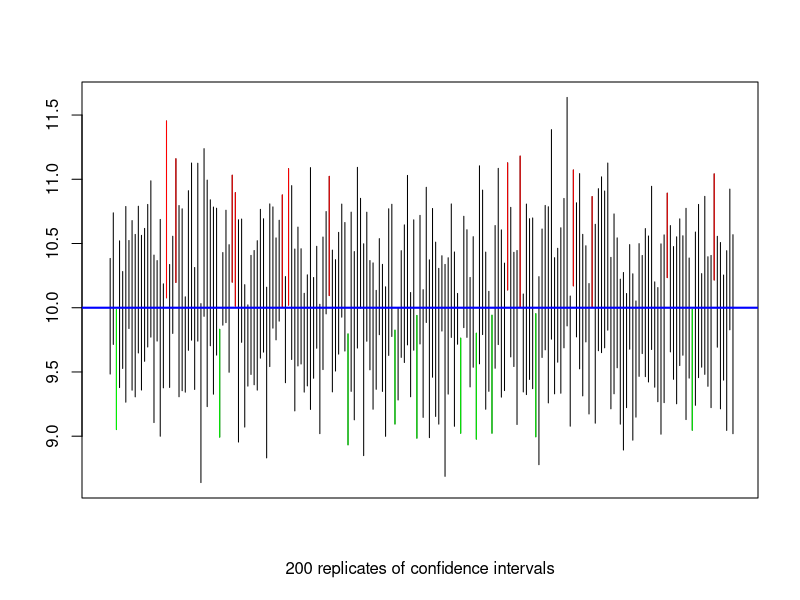

The R script that drew this image:
## ---- chunk 1
Y <- c(97.91, 98.81, 97.42, 98.01, 98.25, 98.18, 98.90, 98.25, 99.59, 98.50, 98.60, 97.92, 97.48, 99.21, 98.77, 99.01)
## ---- chunk 2
Y <- c(97.91, 98.81, 97.42, 98.01, 98.25, 98.18, 98.90, 98.25, 99.59, 98.50, 98.60, 97.92, 97.48, 99.21, 98.77, 99.01)

Y_bar <- mean(Y)

lower <- Y_bar + qt(.05,length(Y))*sqrt(var(Y)/length(Y))
upper <- Y_bar - qt(.05,length(Y))*sqrt(var(Y)/length(Y))


lower
upper
## ---- chunk 3

X <- c(97.91, 98.81, 97.42, 98.01, 98.25, 98.18, 98.90, 98.25, 99.59, 98.50, 98.60, 97.92, 97.48, 99.21, 98.77, 99.01)

Y <- (5/9)*(X -32)

Y_bar <- mean(Y)

lower <- Y_bar + qt(.05,length(Y))*sqrt(var(Y)/length(Y))
upper <- Y_bar - qt(.05,length(Y))*sqrt(var(Y)/length(Y))


lower
upper

## ---- chunk 4
nreps <- 200
theta <- 10
n <- 10
alpha <- 0.1
set.seed(4302019)
Y <- rnorm(n * nreps, mean = theta, sd = 1)
YY <- matrix(Y, n, nreps)  # nreps iid samples of size n, one in each column
sample_mean <- apply(YY, MAR = 2, FUN = "mean")  # sample mean, Ybar, for each column
sample_var  <- apply(YY, MAR = 2, FUN = "var")   # sample variance, S^2, for each column
# Compute lower confidence limit, using quantile from t distribution
theta_hat_L <- sample_mean + qt(alpha / 2, df = n - 1) * sqrt(sample_var / n)      
# Compute upper confidence limitk using quantile from t distribution
theta_hat_U <- sample_mean + qt(1 - alpha / 2, df = n - 1) * sqrt(sample_var / n) 
too_high <- (theta < theta_hat_L)  # CI is too high and missed theta
too_low  <- (theta > theta_hat_U)  # CI is too low and missed theta
mean(too_low + too_high)      # proportion of misses should be close to alpha
1 - mean(too_low + too_high)  # proportion of hits should be close to 1 - alpha
# Plot the CIs.
plot(c(0,1), c(min(theta_hat_L), max(theta_hat_U)), type = "n", 
     xlab = paste(nreps, "replicates of confidence intervals"), ylab = "", xaxt = "n")
x <- (1:nreps) / nreps  # index for each of the nreps CIs
segments(x, theta_hat_L, x, theta_hat_U)
segments(x[too_high], theta_hat_L[too_high], x[too_high], theta_hat_U[too_high], col = "red")
segments(x[too_low], theta_hat_L[too_low], x[too_low], theta_hat_U[too_low], col = "green")
abline(h = theta, col = "blue", lwd = 2)
